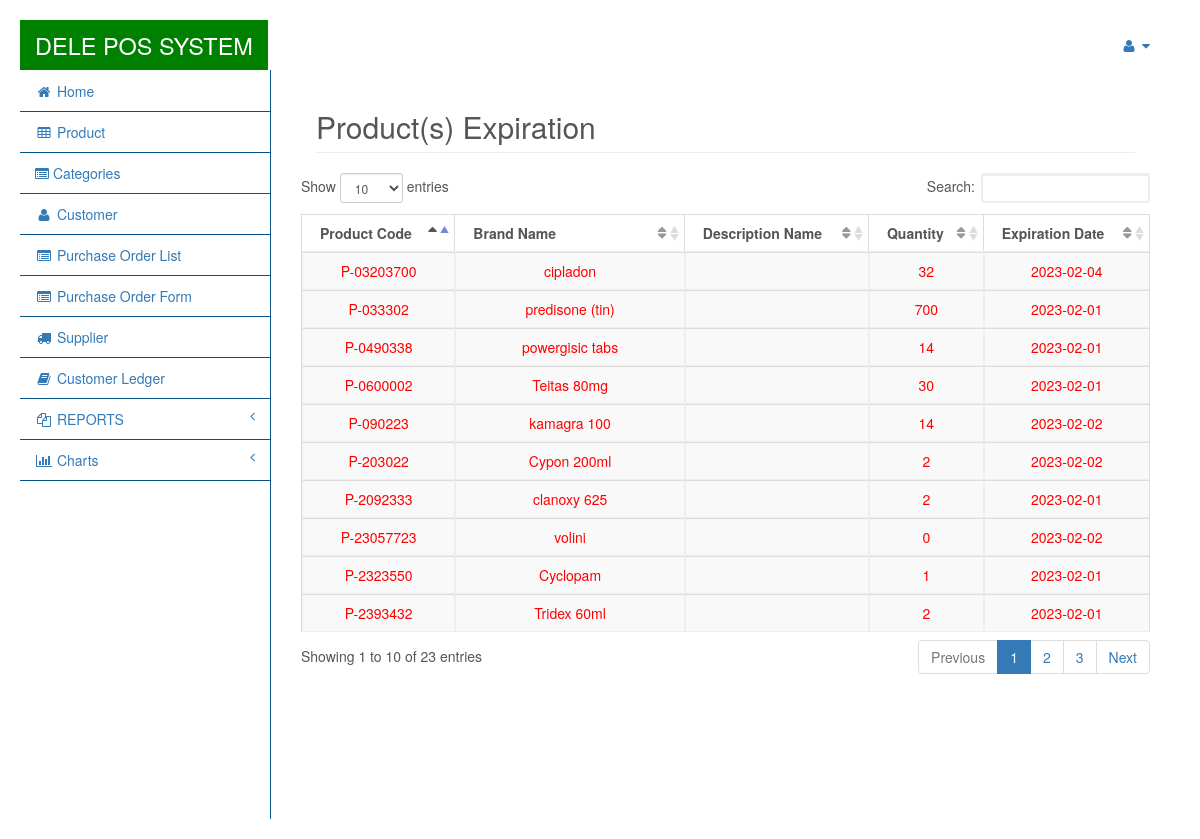
/pages/view_exproduct.php (signed in), run on the app's committed database.
### tables this page shows
CREATE TABLE `products` (
  `product_id` int(11) NOT NULL,
  `product_code` varchar(50) NOT NULL,
  `product_name` varchar(100) NOT NULL,
  `description_name` varchar(50) NOT NULL,
  `unit` varchar(15) NOT NULL,
  `cost` varchar(100) NOT NULL,
  `price` varchar(100) NOT NULL,
  `vat` int(250) NOT NULL DEFAULT 0,
  `supplier` varchar(100) NOT NULL,
  `qty_left` int(10) NOT NULL,
  `category` varchar(100) NOT NULL,
  `brand` varchar(250) DEFAULT NULL,
  `date_delivered` varchar(20) NOT NULL,
  `expiration_date` varchar(20) NOT NULL,
  `reorder` varchar(100) NOT NULL DEFAULT '0'
);

### pages/view_exproduct.php (the view, shortened to what this page needs)
<body>
    <?php include('navfixed.php');?>
    <div id="page-wrapper">
        <div class="container-fluid">
            <div class="row">
                <div class="col-lg-12">
                    <h2 class="page-header">Product(s) Expiration</h2>
                </div>
                <table width="100%" class="table table-striped table-bordered table-hover" id="dataTables-example">
                    <thead>
                        <tr>
                            <th > Product Code </th>
                            <th > Brand Name </th>
                            <th > Description Name </th>
                            <th > Quantity </th>
                            <th > Expiration Date </th>
                        </tr>
                    </thead>
                    <tbody>
                      <?php
                      include('connect.php');
                      $today = date('Y-m-d');
                      $sql = "SELECT * FROM products WHERE products.expiration_date >= DATE(now())
                      AND
                      products.expiration_date <= DATE_ADD(DATE(now()), INTERVAL 1 MONTH)";
                      $query = $db->prepare($sql);
                      $query->execute(array($today));
                      for($i=0; $row = $query->fetch(); $i++)
                      {
                        ?>
                        <tr class="record">
                            <td><font style="color:red;"><?php echo $row['product_code']; ?></td>
                            <td><font style="color:red;"><?php echo $row['product_name']; ?></td>
                            <td><font style="color:red;"><?php echo $row['description_name']; ?></td>
                            <td><font style="color:red;"><?php echo $row['qty_left']; ?></td>
                            <td><font style="color:red;"><?php echo $row['expiration_date']; ?></td>
                        </tr>
                        <?php
                    }
                    ?>
                </tbody>
            </table>
        </div>
    </div>
</body>
</html>

### pages/build/css/demo.css (style rules this page uses)
* { box-sizing: border-box; -moz-box-sizing: border-box; }
body { margin: 20px; font-size: 14px; font-family: "Helvetica Neue",Helvetica,Arial,sans-serif; color: #555; }

### pages/css/custom.css (style rules this page uses)
body { background: url(../../custom/images/background.jpg); background-repeat: no-repeat; background-size: cover; }
table.dataTable thead th, table.dataTable thead td, table.dataTable.no-footer { border-bottom: 1px solid #eee; }
table.dataTable tbody td { padding: 8px 18px; border-bottom: solid 1px #eee; background-color: #f9f9f9; border-right: solid 1px #eee; border-left: solid 1px #eee; text-align: center; }
table.dataTable.no-footer { border-bottom: none; }

### data on the page
products: product_code "P-03203700", product_name "cipladon", qty_left "32", expiration_date "2023-02-04"
products: product_code "P-0490338", product_name "powergisic tabs", qty_left "14", expiration_date "2023-02-01"
products: product_code "P-2323550", product_name "Cyclopam", qty_left "1", expiration_date "2023-02-01"
products: product_code "P-033302", product_name "predisone (tin)", qty_left "700", expiration_date "2023-02-01"
products: product_code "P-2393432", product_name "Tridex 60ml", qty_left "2", expiration_date "2023-02-01"
products: product_code "P-203022", product_name "Cypon 200ml", qty_left "2", expiration_date "2023-02-02"
products: product_code "P-2092333", product_name "clanoxy 625", qty_left "2", expiration_date "2023-02-01"
products: product_code "P-23057723", product_name "volini", qty_left "0", expiration_date "2023-02-02"
products: product_code "P-090223", product_name "kamagra 100", qty_left "14", expiration_date "2023-02-02"
products: product_code "P-0600002", product_name "Teitas 80mg", qty_left "30", expiration_date "2023-02-01"
